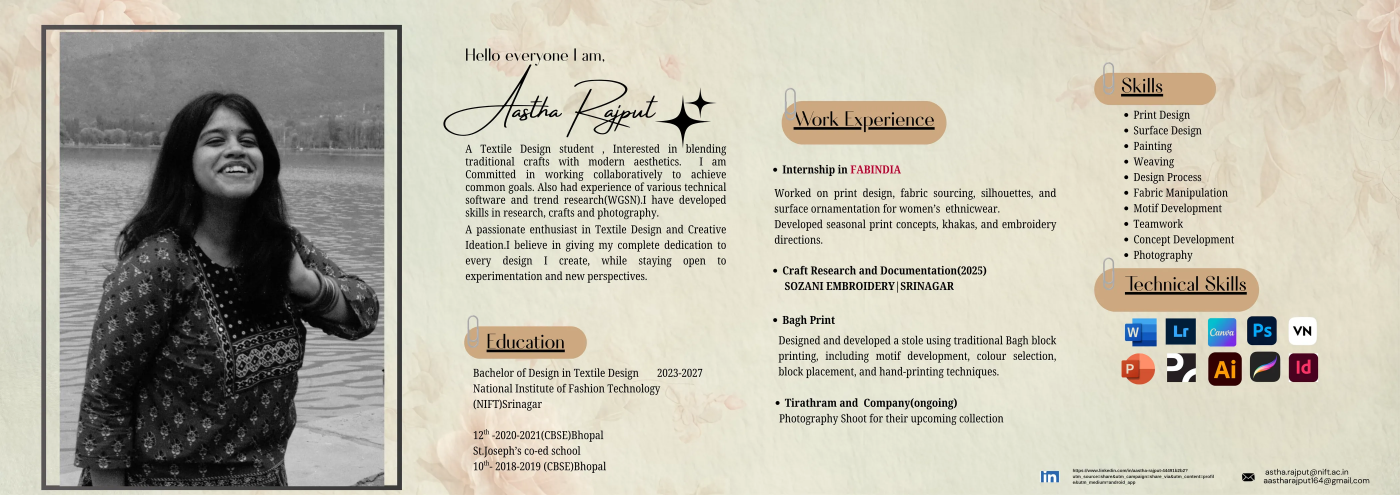
#> input picture _edit/fixes/02-original.webp, 4200 x 1485 px, given in place of unbuilt-6-1.webp, which was not available (shown at 1/3 size)
$ python lib_enhance.py fixes
#> lines starting #> are read from the running program, lines starting #| are printed output that depends on the picture
"""Re-cuts the print-library / shoot images from the original exports and
makes them crisp and lively for the large (zoomable) view.

  python3 _edit/lib_enhance.py <folder with the source crops>

The source crops are the boxes in lib.json cut from "PORTFOILO  SLIDES/IMAGES"
at full resolution (one <file>.webp each). Seed Scriptures images are trimmed
to the print swatch only (lib.json "sub").

Writes  img/lib/<file>        card image (same size as before)
        img/lib/full/<file>   large view: 2x Lanczos, sharpened, up to 2800px
"""
import json, sys, pathlib
from PIL import Image, ImageEnhance, ImageFilter

ROOT = pathlib.Path(__file__).resolve().parent.parent
SRC = pathlib.Path(sys.argv[1])
META = json.loads((ROOT / "_edit" / "lib.json").read_text())
#> (reads _edit/lib.json from the repository)
FULL = ROOT / "img" / "lib" / "full"
FULL.mkdir(parents=True, exist_ok=True)
MAX_FULL = 2800


def tone(im, photo):
    """Lift the flat, slightly greyed look of the export without changing her palette."""
    # gentle on purpose: grounds and palettes are design decisions, so no auto-levels
    im = ImageEnhance.Contrast(im).enhance(1.03 if photo else 1.05)
    im = ImageEnhance.Color(im).enhance(1.03 if photo else 1.07)
    return im


for m in META:
    name, photo = m["file"], m["proj"].startswith("shoot")
    im = Image.open(SRC / name).convert("RGB")
#> im is the input picture: PIL image 4200x1485 RGB; mean R, G, B 188.4, 184.8, 170.6
    if "sub" in m:
        x, y, w, h = m["sub"]
        im = im.crop((x, y, x + w, y + h))
    im = tone(im, photo)

    # large view: upscale so a 2.2x zoom on a retina screen still has real pixels
    s = min(2.0, MAX_FULL / max(im.size))
#> s = 0.667
    big = im.resize((round(im.width * s), round(im.height * s)), Image.LANCZOS) if s > 1 else im
    big = big.filter(ImageFilter.UnsharpMask(radius=2, percent=70 if photo else 85, threshold=2))
    big.save(FULL / name, quality=88, method=6)

    # card image: same footprint as before, a touch of sharpening after downsizing
    card = im.resize((m["w"], m["h"]), Image.LANCZOS).filter(ImageFilter.UnsharpMask(radius=1, percent=45, threshold=2))
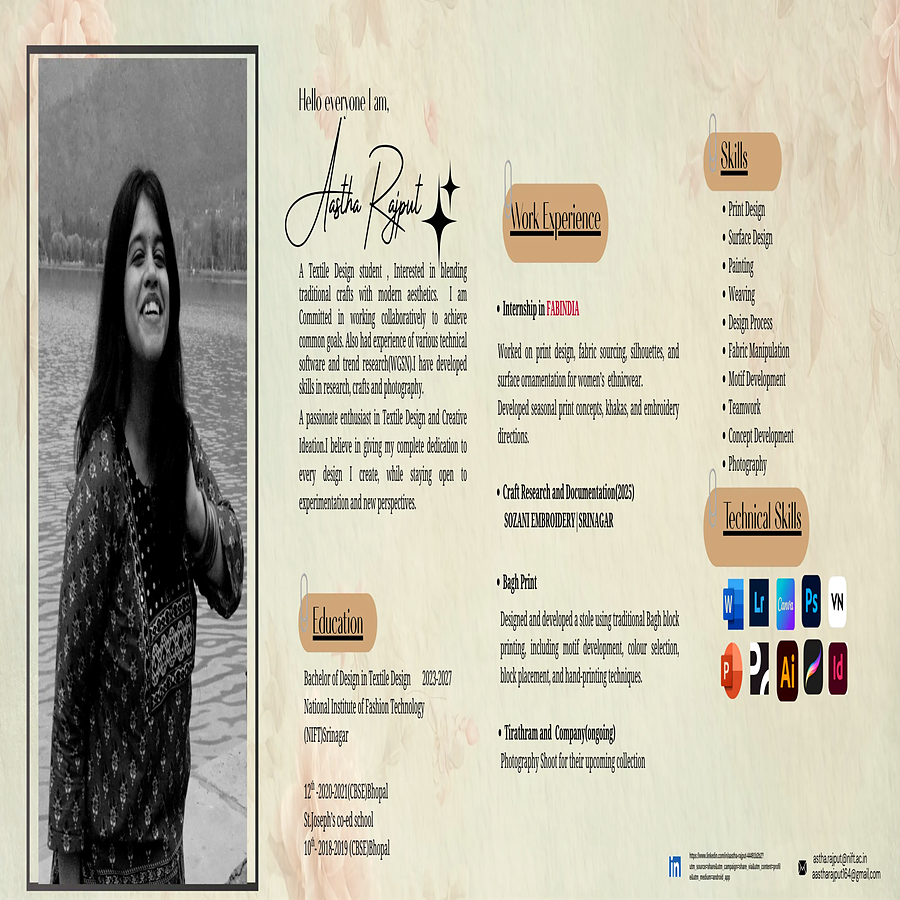
#> card: PIL image 900x900 RGB; mean R, G, B 188.5, 184.7, 168.5
    card.save(ROOT / "img" / "lib" / name, quality=86, method=6)
    print(name, im.size, "->", big.size, card.size)
#| unbuilt-6-1.webp (4200, 1485) -> (4200, 1485) (900, 900)
#> pass 2 of the loop `for m in META:`:
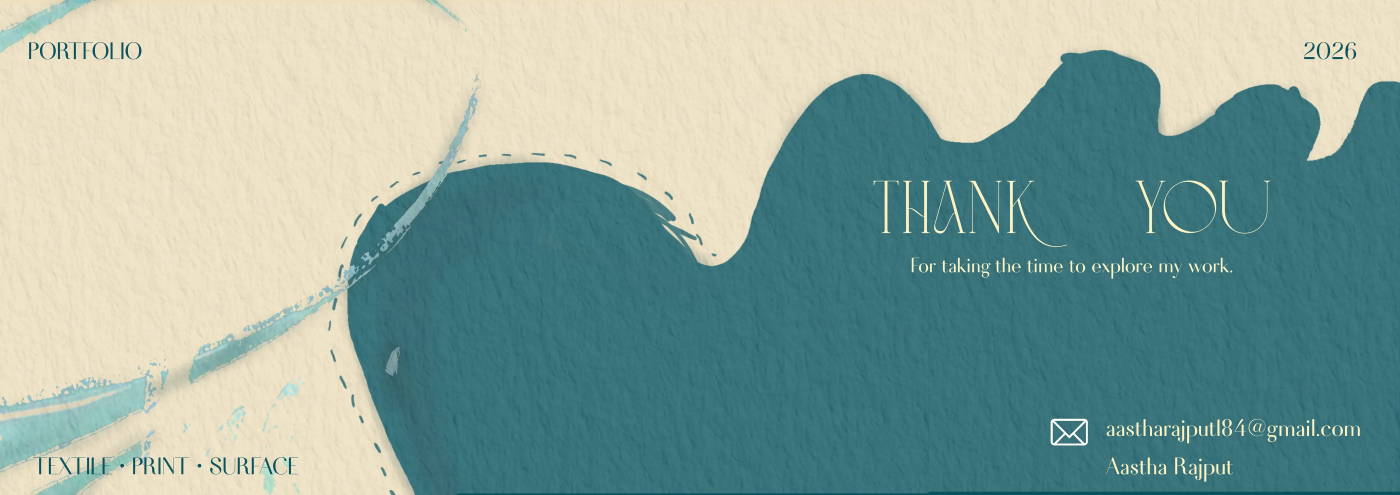
#> input picture _edit/fixes/45-original.webp, 4200 x 1485 px, given in place of unbuilt-6-2.webp, which was not available (shown at 1/3 size)
#> im is the input picture: PIL image 4200x1485 RGB; mean R, G, B 139.1, 165.6, 157
#> `card = im.resize((m["w"], m["h"]), Image.LANCZOS).filter(ImageFilter.U..`:
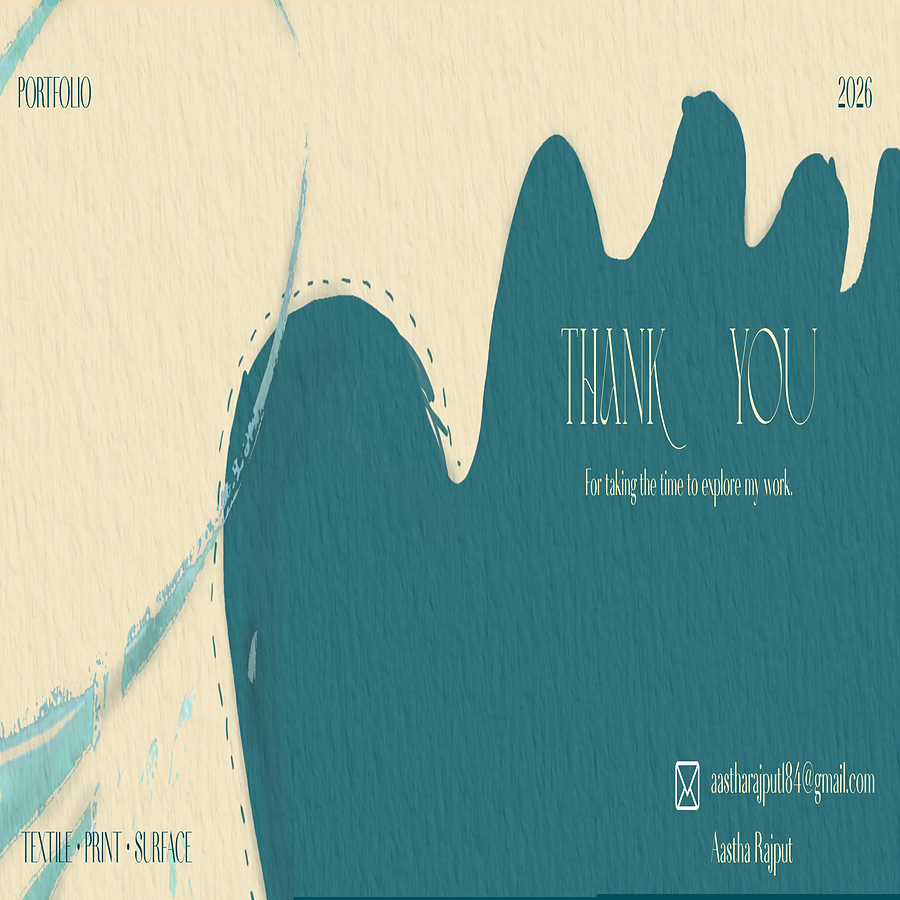
#> card: PIL image 900x900 RGB; mean R, G, B 135.6, 165.9, 155.8
#| unbuilt-6-2.webp (4200, 1485) -> (4200, 1485) (900, 900)
#> (the run stopped early here; a loop or call above may not have finished)
